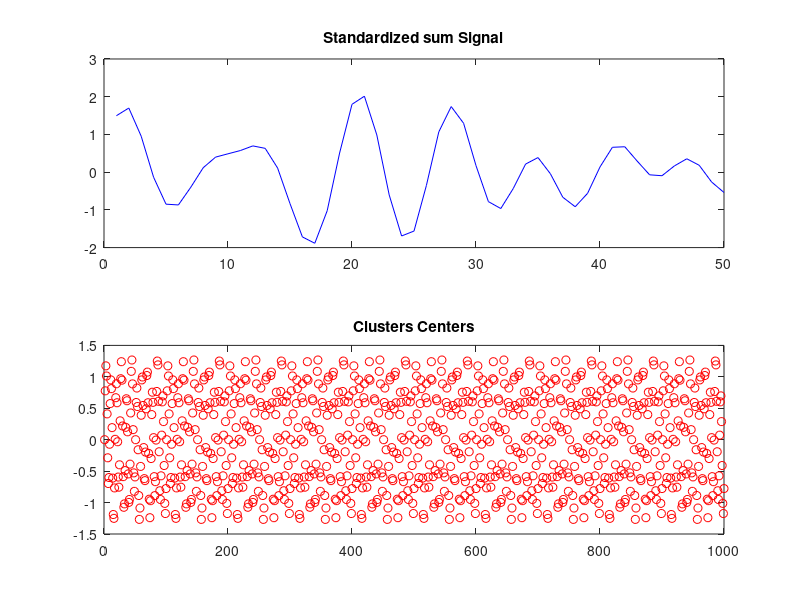

Reproduce this figure in MATLAB.
% Exercise 1
% Create an array that contains a periodic signal, which is generated from the sum of two sine and two cosine functions. 
% The frequency and amplitude of the sine and cosine components are arbitrary.
% Plot the resulting signal

Fs = 1000;                    
T = 1/Fs;                     
L = 1000;                     
t = (0:L-1)*T;                
x1 = 0.3*sin(2*pi*50*t) ;
x2=sin(2*pi*120*t) ;
y1=0.7*cos(2*pi*100*t);
y2=cos(2*pi*150*t);
sumsine= x1+x2;
sumcosine= y1+y2;
sum = sumsine + sumcosine;
subplot(3,1,1)
plot (sumsine(1:50),'c')
title('Sum Sine Signals')
subplot(3,1,2)
plot(sumcosine(1:50),'m')
title('Sum Cosine Signals ')
subplot(3,1,3)
plot(sum(1:50),'k')
title(' Sum Sine Signals + Sum Cosine Signals ')


% Exercise 2 
% Plot the resulting signal . Calculate the FFT components of the signal and plot them.

NFFT = 2^nextpow2(L);
sum_signal_fft = fft(sum,NFFT)/L;
f = Fs/2*linspace(0,1,NFFT/2+1);
% Plot single-sided amplitude spectrum.
plot(f,2*abs(sum_signal_fft (1:NFFT/2+1))); 
title('Single-Sided Amplitude Spectrum of sum Signal')
xlabel('Frequency')
ylabel('|sum_signal_fft(f)|')


% Exercise 3. Add white noise to the original signal (sum signal) in MATLAB


signal_with_noise = awgn(sum,0.4,'measured'); % Add white Gaussian noise.
subplot(2,1,1)
plot (sum(1:50),'c')
title('Sum Sine Signals + Sum Cosine Signals')
subplot(2,1,2)
plot(signal_with_noise(1:50),'m')
title('Original signal and Signal with AWGN')

%  Exercise 4. Standardize the original and the noisy signal to have zero mean and unit variance. 
% Plot the resulting signals, In MATLAB
% This below: zero-mean by removing the average

a= sum - mean(sum);	
b= signal_with_noise - mean(signal_with_noise);
% This below, calculating unit variance
m = sum/(std(sum));	
n= (signal_with_noise)/(std(signal_with_noise));
% Normalized signal
sum_norm = (sum-mean(sum))/std(sum);
signal_with_noise_norm =( signal_with_noise - mean(signal_with_noise))/std(signal_with_noise);
subplot(2,1,1)
plot(sum_norm(1:50),'b')
title('Standardized sum Signal')
subplot(2,1,2)
plot(signal_with_noise(1:50),'m')
title(' Standardized c sum Signal + white noise ')

%  Exercise 5. Create two arbitrary signals as sum of sines and cosines and use a clustering algorithm 
%  to automatically classify them.
%  For clustering -> Using K-Means
%  Import "sumsine" & "sumcosine" from Exercise 1.

input=zeros(2,1000);
input(1,:)=sumsine;
input(2,:)=sumsine;
input4kmeans=input;
[idx,c]=kmeans(input4kmeans,1);
kmeans.cluster_centers_=c;
plot(kmeans.cluster_centers_,'ro')
title('Clusters Centers')
